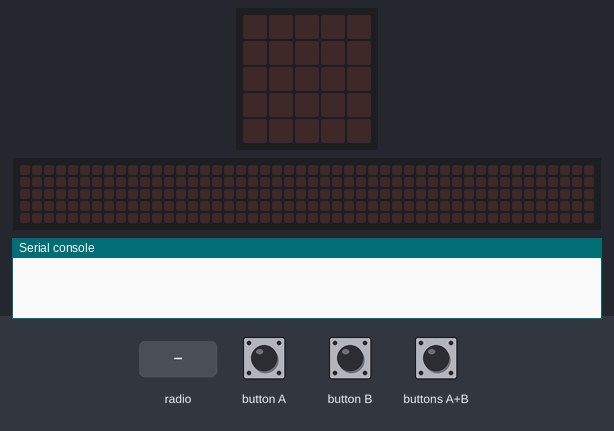
This program was run on a simulated BBC micro:bit (MakeCode). On the bench: the board's 5×5 LED display, a strip that is not on the board, showing the scrolling text unrolled, the last lines printed to the serial console. Inputs (shaded band) come from the test bench. No radio messages arrive unless stated (any console line starting 'radio sent:' is added by the test bench); the 48×5 strip is a reading aid, not a part: it shows the text the display is scrolling, unrolled, one strip-width of it at a time.

Above: at 1.2 s.
1.3 s: button A pressed for 0.15 s
At 2.3 s:
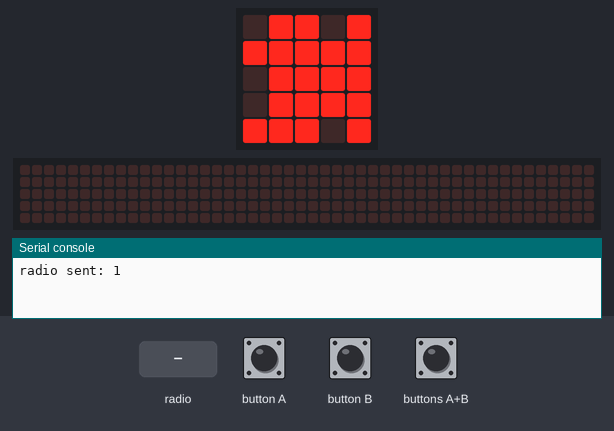
2.9 s: button B pressed for 0.15 s
At 3.5 s:
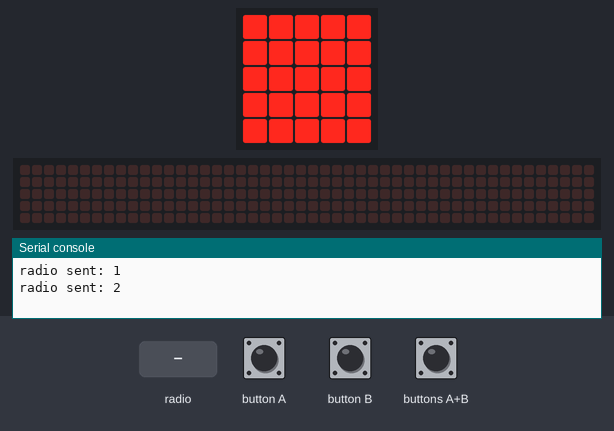
4.5 s: buttons A+B pressed for 0.15 s
At 5.8 s:
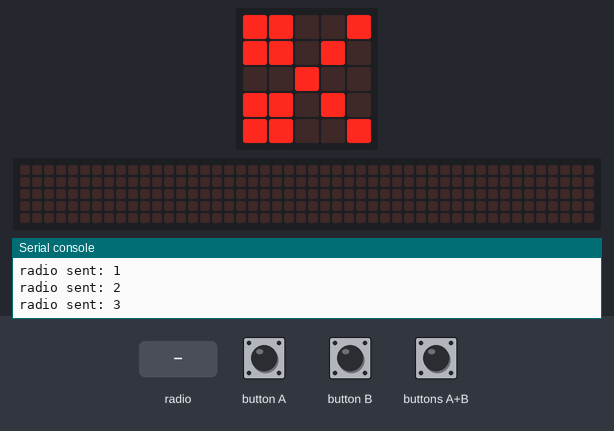
6.1 s: radio message "1" arrives
At 6.17 s:
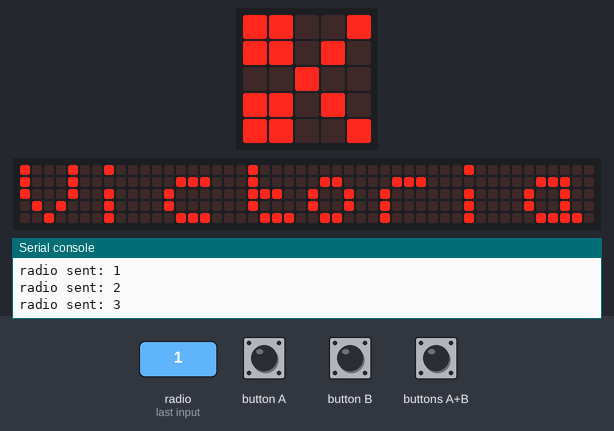
9.1 s: radio message "2" arrives
12.1 s: button B pressed for 0.15 s
At 20.27 s:
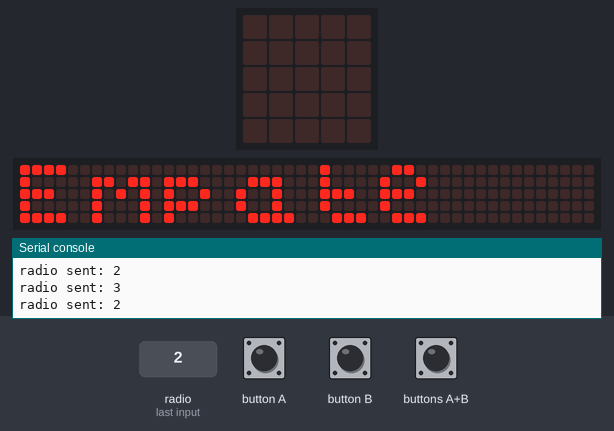

The program:

main.ts
```typescript
radio.onReceivedNumber(function (receivedNumber) {
    if (receivedNumber == 1) {
        if (Lo_que_has_elegido == 1) {
            basic.showString("Empate")
        } else if (Lo_que_has_elegido == 2) {
            basic.showString("Derrota")
        } else {
            basic.showString("Victoria")
        }
    } else if (receivedNumber == 2) {
        if (Lo_que_has_elegido == 1) {
            basic.showString("Victoria")
        } else if (Lo_que_has_elegido == 2) {
            basic.showString("Empate")
        } else {
            basic.showString("Derrota")
        }
    } else {
        if (Lo_que_has_elegido == 1) {
            basic.showString("Derrota")
        } else if (Lo_que_has_elegido == 2) {
            basic.showString("Victoria")
        } else {
            basic.showString("Empate")
        }
    }
})
input.onButtonPressed(Button.A, function () {
    radio.sendNumber(1)
    Lo_que_has_elegido = 1
    basic.showLeds(`
        . # # . #
        # # # # #
        . # # # #
        . # # # #
        # # # . #
        `)
})
input.onGesture(Gesture.Shake, function () {
    if (Musica_Activada == 2) {
        Musica_Activada = 1
    } else {
        Musica_Activada = 2
    }
})
input.onButtonPressed(Button.AB, function () {
    radio.sendNumber(3)
    Lo_que_has_elegido = 3
    basic.showLeds(`
        # # . . #
        # # . # .
        . . # . .
        # # . # .
        # # . . #
        `)
})
input.onButtonPressed(Button.B, function () {
    radio.sendNumber(2)
    Lo_que_has_elegido = 2
    basic.showLeds(`
        # # # # #
        # # # # #
        # # # # #
        # # # # #
        # # # # #
        `)
})
let Lo_que_has_elegido = 0
let Musica_Activada = 0
radio.setGroup(56)
Musica_Activada = 2
basic.forever(function () {
    if (Musica_Activada == 2) {
        music.setVolume(0)
    } else {
        music.setVolume(255)
    }
})
basic.forever(function () {
    music.playMelody("C5 B A G F E D C ", 120)
    music.playMelody("C D E F G A B C5 ", 120)
})
```

test.ts
```typescript
// aquí va el archivo "tests"; esto no se compilará cuando este paquete se utilice como una extensión.
```

Measured:
- after the input at 1.3 s, the display: changes after 0.15 s (image 1)
- after the input at 2.9 s, the display: changes after 0.15 s (image 2)
- after the input at 4.5 s, the display: changes after 0.15 s (image 3)
- after the input at 6.1 s, the display: changes at once (image 4)
- after the input at 12.1 s, the display: first differs from a run without the input after 2.1 s (image 5)
- what the display in image 5 shows lasts 0.4 s, from 20.1 s to 20.5 s
